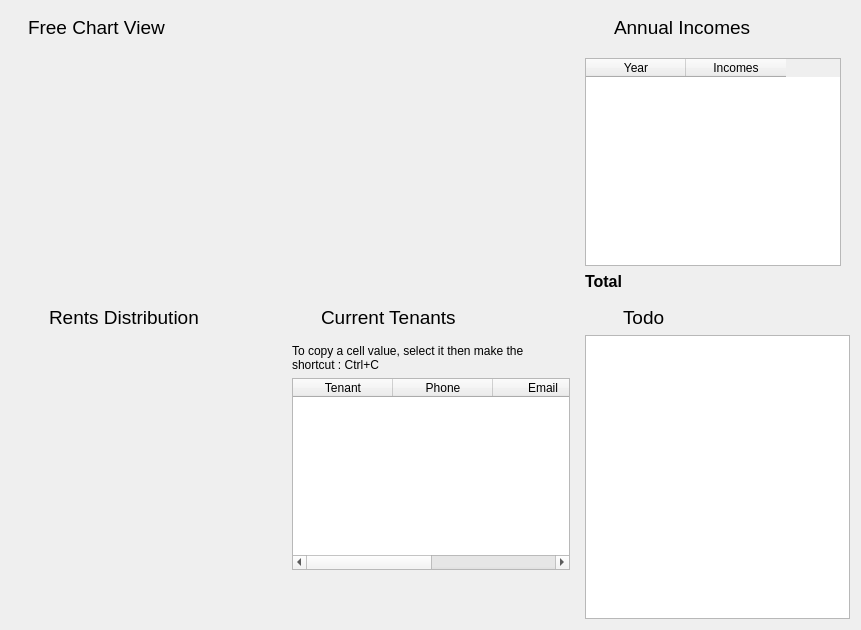
<?xml version="1.0" encoding="UTF-8"?>
<ui version="4.0">
 <class>W_Dashboard</class>
 <widget class="QWidget" name="W_Dashboard">
  <property name="geometry">
   <rect>
    <x>0</x>
    <y>0</y>
    <width>861</width>
    <height>630</height>
   </rect>
  </property>
  <property name="sizePolicy">
   <sizepolicy hsizetype="Preferred" vsizetype="Preferred">
    <horstretch>0</horstretch>
    <verstretch>0</verstretch>
   </sizepolicy>
  </property>
  <property name="windowTitle">
   <string>Form</string>
  </property>
  <layout class="QGridLayout" name="gridLayout_7">
   <item row="2" column="0">
    <layout class="QGridLayout" name="gridLayout">
     <item row="1" column="6">
      <widget class="QLabel" name="label_7">
       <property name="maximumSize">
        <size>
         <width>32</width>
         <height>32</height>
        </size>
       </property>
       <property name="font">
        <font>
         <pointsize>14</pointsize>
        </font>
       </property>
       <property name="text">
        <string/>
       </property>
       <property name="pixmap">
        <pixmap resource="../resources/icons.qrc">:/assets/preferences-system-search.svg</pixmap>
       </property>
       <property name="scaledContents">
        <bool>true</bool>
       </property>
      </widget>
     </item>
     <item row="2" column="0" rowspan="2" colspan="3">
      <widget class="W_Dashboard_check_rents_distribution" name="widget_2" native="true">
       <property name="sizePolicy">
        <sizepolicy hsizetype="Preferred" vsizetype="Preferred">
         <horstretch>0</horstretch>
         <verstretch>0</verstretch>
        </sizepolicy>
       </property>
       <property name="styleSheet">
        <string notr="true"/>
       </property>
      </widget>
     </item>
     <item row="1" column="3">
      <widget class="QLabel" name="label_8">
       <property name="maximumSize">
        <size>
         <width>32</width>
         <height>32</height>
        </size>
       </property>
       <property name="font">
        <font>
         <pointsize>14</pointsize>
        </font>
       </property>
       <property name="text">
        <string/>
       </property>
       <property name="pixmap">
        <pixmap resource="../resources/icons.qrc">:/assets/financial-payees.svg</pixmap>
       </property>
       <property name="scaledContents">
        <bool>true</bool>
       </property>
      </widget>
     </item>
     <item row="2" column="6" rowspan="2" colspan="3">
      <widget class="QTextBrowser" name="tb_todo">
       <property name="sizePolicy">
        <sizepolicy hsizetype="Expanding" vsizetype="Preferred">
         <horstretch>0</horstretch>
         <verstretch>0</verstretch>
        </sizepolicy>
       </property>
       <property name="font">
        <font>
         <pointsize>10</pointsize>
        </font>
       </property>
      </widget>
     </item>
     <item row="1" column="0">
      <widget class="QLabel" name="label_9">
       <property name="sizePolicy">
        <sizepolicy hsizetype="Preferred" vsizetype="Preferred">
         <horstretch>0</horstretch>
         <verstretch>0</verstretch>
        </sizepolicy>
       </property>
       <property name="maximumSize">
        <size>
         <width>32</width>
         <height>32</height>
        </size>
       </property>
       <property name="font">
        <font>
         <pointsize>14</pointsize>
        </font>
       </property>
       <property name="text">
        <string/>
       </property>
       <property name="pixmap">
        <pixmap resource="../resources/icons.qrc">:/assets/report.svg</pixmap>
       </property>
       <property name="scaledContents">
        <bool>true</bool>
       </property>
      </widget>
     </item>
     <item row="2" column="3" colspan="3">
      <widget class="QFrame" name="frame_">
       <property name="styleSheet">
        <string notr="true"/>
       </property>
       <layout class="QVBoxLayout" name="verticalLayout_2">
        <item>
         <widget class="QLabel" name="label_3">
          <property name="sizePolicy">
           <sizepolicy hsizetype="Preferred" vsizetype="Maximum">
            <horstretch>0</horstretch>
            <verstretch>0</verstretch>
           </sizepolicy>
          </property>
          <property name="styleSheet">
           <string notr="true"/>
          </property>
          <property name="text">
           <string>To copy a cell value, select it then make the shortcut : Ctrl+C</string>
          </property>
          <property name="wordWrap">
           <bool>true</bool>
          </property>
         </widget>
        </item>
        <item>
         <widget class="QTableWidget" name="tw_tenants">
          <property name="sizePolicy">
           <sizepolicy hsizetype="Preferred" vsizetype="Maximum">
            <horstretch>0</horstretch>
            <verstretch>0</verstretch>
           </sizepolicy>
          </property>
          <property name="styleSheet">
           <string notr="true"/>
          </property>
          <property name="editTriggers">
           <set>QAbstractItemView::EditTrigger::NoEditTriggers</set>
          </property>
          <attribute name="verticalHeaderVisible">
           <bool>false</bool>
          </attribute>
          <column>
           <property name="text">
            <string>Tenant</string>
           </property>
          </column>
          <column>
           <property name="text">
            <string>Phone</string>
           </property>
          </column>
          <column>
           <property name="text">
            <string>Email</string>
           </property>
          </column>
          <column>
           <property name="text">
            <string>Building</string>
           </property>
          </column>
         </widget>
        </item>
       </layout>
      </widget>
     </item>
     <item row="3" column="3" colspan="3">
      <spacer name="verticalSpacer">
       <property name="orientation">
        <enum>Qt::Orientation::Vertical</enum>
       </property>
       <property name="sizeType">
        <enum>QSizePolicy::Policy::Minimum</enum>
       </property>
       <property name="sizeHint" stdset="0">
        <size>
         <width>20</width>
         <height>40</height>
        </size>
       </property>
      </spacer>
     </item>
     <item row="1" column="4" colspan="2">
      <widget class="QLabel" name="label_5">
       <property name="sizePolicy">
        <sizepolicy hsizetype="Preferred" vsizetype="Preferred">
         <horstretch>0</horstretch>
         <verstretch>0</verstretch>
        </sizepolicy>
       </property>
       <property name="font">
        <font>
         <pointsize>14</pointsize>
        </font>
       </property>
       <property name="text">
        <string>Current Tenants</string>
       </property>
      </widget>
     </item>
     <item row="1" column="7" colspan="2">
      <widget class="QLabel" name="label_4">
       <property name="sizePolicy">
        <sizepolicy hsizetype="Preferred" vsizetype="Preferred">
         <horstretch>0</horstretch>
         <verstretch>0</verstretch>
        </sizepolicy>
       </property>
       <property name="font">
        <font>
         <pointsize>14</pointsize>
        </font>
       </property>
       <property name="text">
        <string>Todo</string>
       </property>
      </widget>
     </item>
     <item row="1" column="1" colspan="2">
      <widget class="QLabel" name="label_2">
       <property name="sizePolicy">
        <sizepolicy hsizetype="Preferred" vsizetype="Maximum">
         <horstretch>0</horstretch>
         <verstretch>0</verstretch>
        </sizepolicy>
       </property>
       <property name="font">
        <font>
         <pointsize>14</pointsize>
        </font>
       </property>
       <property name="text">
        <string>Rents Distribution</string>
       </property>
      </widget>
     </item>
    </layout>
   </item>
   <item row="1" column="0">
    <layout class="QGridLayout" name="gridLayout_2">
     <item row="0" column="3">
      <widget class="QLabel" name="label_10">
       <property name="sizePolicy">
        <sizepolicy hsizetype="Maximum" vsizetype="Preferred">
         <horstretch>0</horstretch>
         <verstretch>0</verstretch>
        </sizepolicy>
       </property>
       <property name="maximumSize">
        <size>
         <width>32</width>
         <height>32</height>
        </size>
       </property>
       <property name="font">
        <font>
         <pointsize>14</pointsize>
        </font>
       </property>
       <property name="text">
        <string/>
       </property>
       <property name="pixmap">
        <pixmap resource="../resources/icons.qrc">:/assets/text-x-changelog.svg</pixmap>
       </property>
       <property name="scaledContents">
        <bool>true</bool>
       </property>
      </widget>
     </item>
     <item row="1" column="3" colspan="3">
      <widget class="QFrame" name="frame_5">
       <property name="sizePolicy">
        <sizepolicy hsizetype="Maximum" vsizetype="Preferred">
         <horstretch>0</horstretch>
         <verstretch>0</verstretch>
        </sizepolicy>
       </property>
       <layout class="QGridLayout" name="gridLayout_4">
        <property name="leftMargin">
         <number>9</number>
        </property>
        <property name="topMargin">
         <number>9</number>
        </property>
        <property name="rightMargin">
         <number>9</number>
        </property>
        <property name="bottomMargin">
         <number>9</number>
        </property>
        <item row="3" column="0">
         <widget class="QLabel" name="label_12">
          <property name="sizePolicy">
           <sizepolicy hsizetype="Preferred" vsizetype="Maximum">
            <horstretch>0</horstretch>
            <verstretch>0</verstretch>
           </sizepolicy>
          </property>
          <property name="font">
           <font>
            <pointsize>12</pointsize>
            <bold>true</bold>
           </font>
          </property>
          <property name="styleSheet">
           <string notr="true"/>
          </property>
          <property name="text">
           <string>Total</string>
          </property>
         </widget>
        </item>
        <item row="3" column="1" colspan="3">
         <widget class="QLabel" name="l_tot_year_incomes">
          <property name="sizePolicy">
           <sizepolicy hsizetype="Preferred" vsizetype="Maximum">
            <horstretch>0</horstretch>
            <verstretch>0</verstretch>
           </sizepolicy>
          </property>
          <property name="font">
           <font>
            <pointsize>12</pointsize>
            <bold>true</bold>
           </font>
          </property>
          <property name="styleSheet">
           <string notr="true"/>
          </property>
          <property name="text">
           <string/>
          </property>
          <property name="alignment">
           <set>Qt::AlignmentFlag::AlignRight|Qt::AlignmentFlag::AlignTrailing|Qt::AlignmentFlag::AlignVCenter</set>
          </property>
         </widget>
        </item>
        <item row="2" column="0" colspan="4">
         <widget class="QTableWidget" name="tw_year_incomes">
          <property name="enabled">
           <bool>true</bool>
          </property>
          <property name="sizePolicy">
           <sizepolicy hsizetype="Minimum" vsizetype="Preferred">
            <horstretch>0</horstretch>
            <verstretch>0</verstretch>
           </sizepolicy>
          </property>
          <property name="autoFillBackground">
           <bool>false</bool>
          </property>
          <property name="styleSheet">
           <string notr="true"/>
          </property>
          <property name="frameShape">
           <enum>QFrame::Shape::StyledPanel</enum>
          </property>
          <property name="frameShadow">
           <enum>QFrame::Shadow::Sunken</enum>
          </property>
          <property name="editTriggers">
           <set>QAbstractItemView::EditTrigger::NoEditTriggers</set>
          </property>
          <attribute name="verticalHeaderVisible">
           <bool>false</bool>
          </attribute>
          <column>
           <property name="text">
            <string>Year</string>
           </property>
          </column>
          <column>
           <property name="text">
            <string>Incomes</string>
           </property>
          </column>
         </widget>
        </item>
       </layout>
      </widget>
     </item>
     <item row="1" column="0" colspan="3">
      <widget class="W_Dashboard_check_property" name="widget" native="true">
       <property name="sizePolicy">
        <sizepolicy hsizetype="Preferred" vsizetype="Minimum">
         <horstretch>0</horstretch>
         <verstretch>0</verstretch>
        </sizepolicy>
       </property>
       <property name="styleSheet">
        <string notr="true"/>
       </property>
      </widget>
     </item>
     <item row="0" column="0">
      <widget class="QLabel" name="label_11">
       <property name="sizePolicy">
        <sizepolicy hsizetype="Preferred" vsizetype="Preferred">
         <horstretch>0</horstretch>
         <verstretch>0</verstretch>
        </sizepolicy>
       </property>
       <property name="maximumSize">
        <size>
         <width>32</width>
         <height>32</height>
        </size>
       </property>
       <property name="font">
        <font>
         <pointsize>14</pointsize>
        </font>
       </property>
       <property name="text">
        <string/>
       </property>
       <property name="pixmap">
        <pixmap resource="../resources/icons.qrc">:/assets/xcos.svg</pixmap>
       </property>
       <property name="scaledContents">
        <bool>true</bool>
       </property>
      </widget>
     </item>
     <item row="0" column="4">
      <widget class="QLabel" name="label_6">
       <property name="sizePolicy">
        <sizepolicy hsizetype="Maximum" vsizetype="Preferred">
         <horstretch>0</horstretch>
         <verstretch>0</verstretch>
        </sizepolicy>
       </property>
       <property name="font">
        <font>
         <pointsize>14</pointsize>
        </font>
       </property>
       <property name="text">
        <string>Annual Incomes</string>
       </property>
      </widget>
     </item>
     <item row="0" column="1">
      <widget class="QLabel" name="label">
       <property name="sizePolicy">
        <sizepolicy hsizetype="Maximum" vsizetype="Preferred">
         <horstretch>0</horstretch>
         <verstretch>0</verstretch>
        </sizepolicy>
       </property>
       <property name="font">
        <font>
         <pointsize>14</pointsize>
        </font>
       </property>
       <property name="text">
        <string>Free Chart View</string>
       </property>
      </widget>
     </item>
     <item row="0" column="2">
      <spacer name="horizontalSpacer">
       <property name="orientation">
        <enum>Qt::Orientation::Horizontal</enum>
       </property>
       <property name="sizeHint" stdset="0">
        <size>
         <width>40</width>
         <height>20</height>
        </size>
       </property>
      </spacer>
     </item>
    </layout>
   </item>
  </layout>
 </widget>
 <customwidgets>
  <customwidget>
   <class>W_Dashboard_check_rents_distribution</class>
   <extends>QWidget</extends>
   <header>w_dashboard_check_rents_distribution.h</header>
   <container>1</container>
  </customwidget>
  <customwidget>
   <class>W_Dashboard_check_property</class>
   <extends>QWidget</extends>
   <header>w_dashboard_check_property.h</header>
   <container>1</container>
  </customwidget>
 </customwidgets>
 <resources>
  <include location="../resources/icons.qrc"/>
 </resources>
 <connections/>
</ui>
